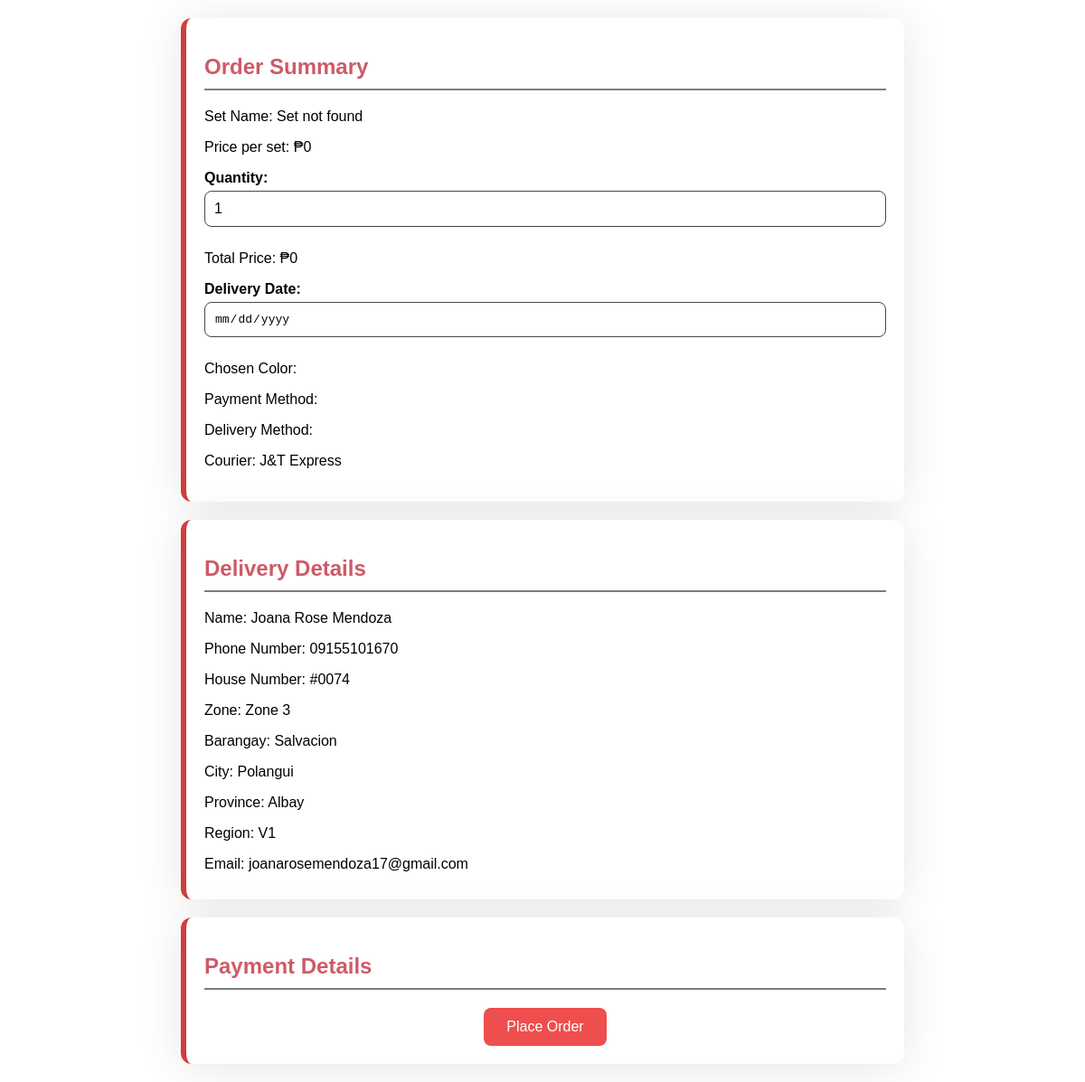
Page /user/process_order.php (signed in) on the committed database.
### tables this page shows
CREATE TABLE `customers` (
  `Customer_ID` int(11) NOT NULL,
  `Name` varchar(255) DEFAULT NULL,
  `Age` varchar(255) DEFAULT NULL,
  `Gender` varchar(255) DEFAULT NULL,
  `Phone_Number` varchar(255) DEFAULT NULL,
  `House_Number` varchar(255) DEFAULT NULL,
  `Zone` varchar(255) DEFAULT NULL,
  `Barangay` varchar(255) DEFAULT NULL,
  `City` varchar(255) DEFAULT NULL,
  `Province` varchar(255) DEFAULT NULL,
  `Region` varchar(255) DEFAULT NULL,
  `Zip_Code` varchar(255) DEFAULT NULL,
  `Email` varchar(255) DEFAULT NULL,
  `Username` varchar(255) DEFAULT NULL,
  `Password` varchar(255) DEFAULT NULL,
  `user_status` char(1) NOT NULL DEFAULT 'A',
  `user_type` char(1) NOT NULL DEFAULT 'C'
);

### user/process_order.php (the view, shortened to what this page needs)
<?php
include_once "../db.php";
$setName = "Set not found";
$setPrice = 0;
$quantity = 1;
$totalPrice = 0;
$deliveryDate = '';
$chosenColor = '';
$paymentMethod = '';
$deliveryMethod = '';
if (isset($_SESSION['customers_username'])) {
    $username = $_SESSION['customers_username'];
    $stmt = $conn->prepare("SELECT * FROM customers WHERE username = ?");
    $stmt->bind_param("s", $username);
    $stmt->execute();
    $result = $stmt->get_result();
    if ($customer = $result->fetch_assoc()) {
        $customerName = $customer['Name'];
        $phoneNumber = $customer['Phone_Number'];
        $houseNumber = $customer['House_Number'];
        $zone = $customer['Zone'];
        $barangay = $customer['Barangay'];
        $city = $customer['City'];
        $province = $customer['Province'];
        $region = $customer['Region'];
        $email = $customer['Email'];
    }
}
?>
<!DOCTYPE html>
<html lang="en">
<head>
  <link rel="stylesheet" href="../styles/process_order.css">
</head>
<body>
  <div class="container">
    <div class="box">
      <h2>Order Summary</h2>
      <div class="form-group">
        <p>Set Name: <?php echo htmlspecialchars($setName); ?></p>
        <p>Price per set: ₱<?php echo htmlspecialchars($setPrice); ?></p>
        <label for="quantity">Quantity:</label>
        <input type="number" id="quantity" name="quantity" class="readonly" value="<?php echo htmlspecialchars($quantity); ?>" min="1" readonly>
        <p>Total Price: ₱<?php echo htmlspecialchars($totalPrice); ?></p>
        <label for="delivery_date">Delivery Date:</label>
        <input type="date" id="delivery_date" name="delivery_date" class="readonly" value="<?php echo htmlspecialchars($deliveryDate); ?>" readonly>
        <p>Chosen Color: <?php echo htmlspecialchars($chosenColor); ?></p>
        <p>Payment Method: <?php echo htmlspecialchars($paymentMethod); ?></p>
        <p>Delivery Method: <?php echo htmlspecialchars($deliveryMethod); ?></p>
        <p id="courier-info" class="<?php echo ($deliveryMethod === 'pickup') ? 'hidden' : ''; ?>">Courier: <?php echo "J&T Express"; ?></p>
      </div>
    </div>
    <div class="box">
      <h2>Delivery Details</h2>
      <div class="details">
        <p>Name: <?php echo htmlspecialchars($customerName); ?></p>
        <p>Phone Number: <?php echo htmlspecialchars($phoneNumber); ?></p>
        <p>House Number: <?php echo htmlspecialchars($houseNumber); ?></p>
        <p>Zone: <?php echo htmlspecialchars($zone); ?></p>
        <p>Barangay: <?php echo htmlspecialchars($barangay); ?></p>
        <p>City: <?php echo htmlspecialchars($city); ?></p>
        <p>Province: <?php echo htmlspecialchars($province); ?></p>
        <p>Region: <?php echo htmlspecialchars($region); ?></p>
        <p>Email: <?php echo htmlspecialchars($email); ?></p>
      </div>
    </div>
    <div class="box">
      <h2>Payment Details</h2>
      <form id="order-form" action="place_order.php" method="post">
        <div class="button-container">
          <button type="button" class="place-order-btn" onclick="<?php echo ($paymentMethod === 'gcash') ? 'validateAmount()' : 'document.getElementById(\'order-form\').submit()'; ?>">Place Order</button>
        </div>
      </form>
    </div>
  </div>
</body>
</html>

### styles/process_order.css (style rules this page uses)
body { font-family: Arial, sans-serif; background-image: url('../images/userbg.png'); background-size: cover; background-position: center; background-repeat: no-repeat; background-attachment: fixed; margin: 0; padding: 0; box-sizing: border-box; }
.container { max-width: 800px; margin: 20px auto; padding: 0 20px; }
.box { background-color: #fff; padding: 20px; border-radius: 12px; box-shadow: 0 4px 50px rgba(0, 0, 0, 0.1); margin-bottom: 20px; border-left: 6px solid #d13d3d; }
h2 { color: #CE5A67; margin-bottom: 20px; font-size: 1.5em; border-bottom: 2px solid #7d7c7c; padding-bottom: 10px; }
.form-group { margin-bottom: 15px; }
label { display: block; font-weight: bold; margin-bottom: 5px; }
input[type="number"], input[type="date"], input[type="text"] { width: 100%; padding: 10px; border-radius: 8px; border: 1px solid #4a4646; margin-bottom: 10px; box-sizing: border-box; font-size: 1em; }
.button-container { display: flex; justify-content: center; margin-top: 10px; }
.place-order-btn { padding: 12px 25px; background-color: #EE4E4E; color: #fff; border: none; border-radius: 8px; cursor: pointer; text-decoration: none; display: inline-block; font-size: 1em; transition: background-color 0.3s ease; text-align: center; }
.details p { margin-bottom: 10px; }
.readonly { border: none; background-color: transparent; pointer-events: none; }

### rows in the picture
customers: Name "Joana Rose Mendoza", Phone_Number "09155101670", House_Number "#0074", Zone "Zone 3", Barangay "Salvacion", City "Polangui", Province "Albay", Region "V1", Email "joanarosemendoza17@gmail.com"

### other values in the picture
$setName "Set not found"
$setPrice "0"
$totalPrice "0"
